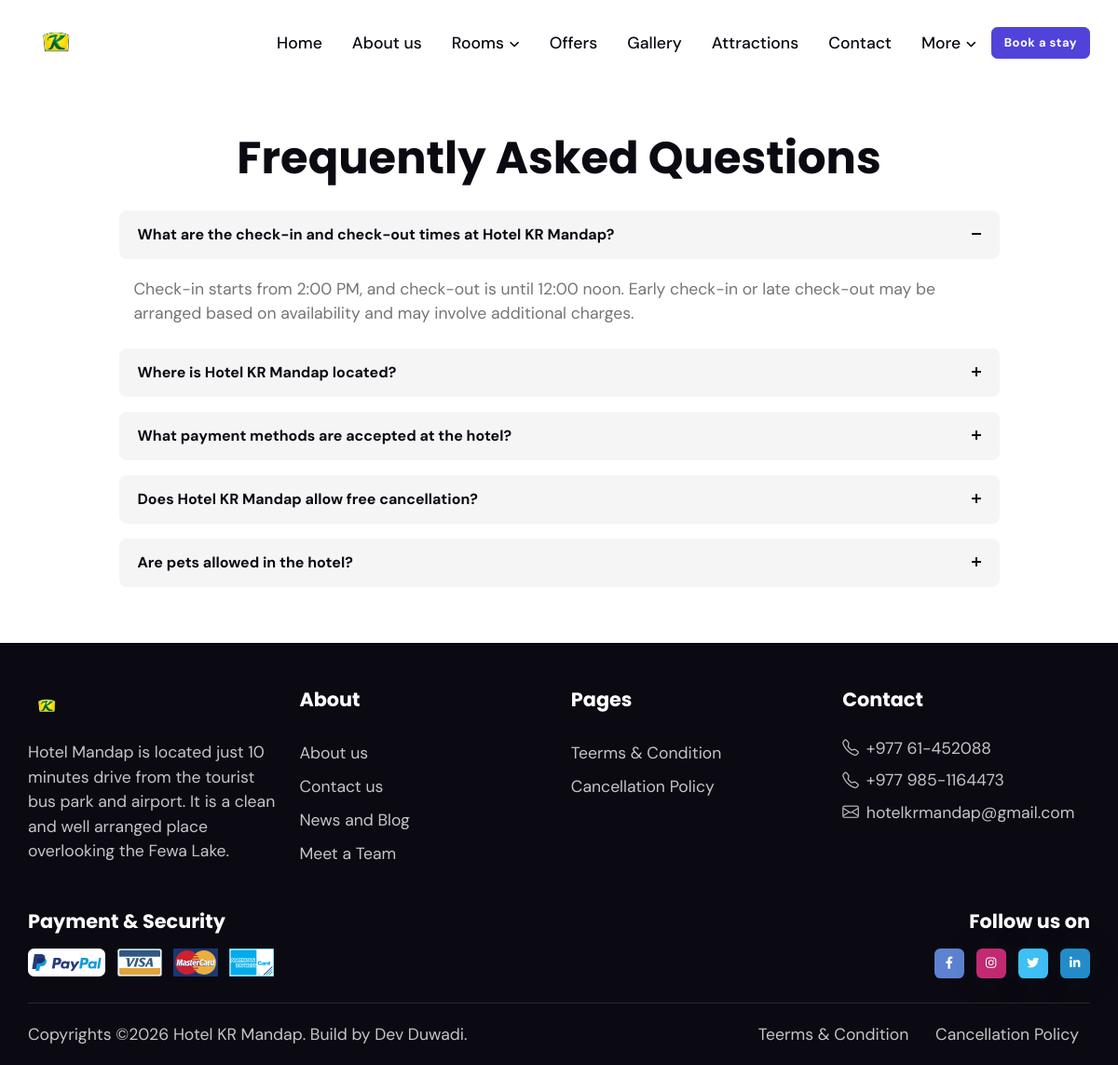
The app's page /faqs with its own data.
### settings/models.py (models this page shows, shortened)
class Logo(models.Model):
    name = models.CharField(max_length=255)
    logo = models.ImageField(
        upload_to='images', default='', blank=True, null=True)
    created_at = models.DateTimeField(auto_now_add=True)
    updated_at = models.DateTimeField(auto_now=True)
    class Meta:
        verbose_name = 'Logo'
        verbose_name_plural = 'Logo'

class SiteInfo(models.Model):
    name = models.CharField(max_length=255, null=True, blank=True)
    phone = models.CharField(max_length=100, null=True, blank=True)
    mobile = models.CharField(max_length=100, null=True, blank=True)
    email = models.EmailField(max_length=100, null=True, blank=True)
    secondary_email = models.EmailField(max_length=255, null=True, blank=True)
    address = models.CharField(max_length=100)
    short_description = models.TextField(max_length=255, blank=True, null=True)
    created_at = models.DateTimeField(auto_now_add=True)
    updated_at = models.DateTimeField(auto_now=True)
    class Meta:
        verbose_name = 'Office Information'
        verbose_name_plural = 'Office Information'

### faq/models.py (models this page shows, shortened)
class Faq(models.Model):
    question = models.CharField(max_length=255, null=True, blank=True)
    answer = models.TextField()
    ordering = models.IntegerField()
    is_active = models.BooleanField(default=True)
    created_at = models.DateTimeField(auto_now_add=True)
    updated_at = models.DateTimeField(auto_now=True)
    class Meta:
        verbose_name = 'FAQ'
        verbose_name_plural = 'FAQs'

### page/models.py (models this page shows, shortened)
class Page(models.Model):
    title = models.CharField(max_length=255)
    slug = models.SlugField(max_length=255, unique=True, null=True, blank=True)
    description = CKEditor5Field(config_name='extends')
    is_active = models.BooleanField(default=True)
    created_at = models.DateTimeField(auto_now_add=True)
    updated_at = models.DateTimeField(auto_now=True)
    class Meta:
        verbose_name = 'Page'
        verbose_name_plural = 'Pages'

### core/views.py (the view)
# urls.py: path('faqs', views.faqs, name="faq"),
def faqs(request):
    faqs=Faq.objects.all().order_by('ordering')
    context={
        'faqs':faqs
        }
    return render(request, 'faqs.html',context)

### core/context_processor.py (called while the page is built)
def default(request):
    favicon = Favicon.objects.first()
    logo = Logo.objects.first()
    site_info = SiteInfo.objects.first()
    social_links = SocialLinks.objects.first()
    attractions = Attraction.objects.all().order_by('ordering')
    pages=Page.objects.all()
    otas=OTA.objects.all()
    rooms=Room.objects.all()
    return {
        'favicon': favicon,
        'logo': logo,
        'site_info': site_info,
        'social_links': social_links,
        'pages': pages,
        'otas':otas,
        'attractions': attractions,
        'rooms': rooms,
    }

### templates/faqs.html
{% extends "base.html" %} {% block content %}
<main>
  <section class="pt-0 pt-lg-5">
    <div class="container">
      <div class="row">
        <div class="col-12 text-center mb-4">
          <h2 class="mb-0">Frequently Asked Questions</h2>
        </div>
      </div>
      <div class="row">
        <div class="col-10 mx-auto">
          <div
            class="accordion accordion-icon accordion-bg-light"
            id="accordionExample2"
          >
            {% for faq in faqs %}
            <div class="accordion-item mb-3">
              <h6
                class="accordion-header font-base"
                id="heading-{{ forloop.counter }}"
              >
                <button
                  class="accordion-button fw-bold rounded d-inline-block {% if not forloop.first %}collapsed{% endif %}"
                  type="button"
                  data-bs-toggle="collapse"
                  data-bs-target="#collapse-{{ forloop.counter }}"
                  aria-expanded="{% if forloop.first %}true{% else %}false{% endif %}"
                  aria-controls="collapse-{{ forloop.counter }}"
                >
                  {{ faq.question }}
                </button>
              </h6>
              <div
                id="collapse-{{ forloop.counter }}"
                class="accordion-collapse collapse {% if forloop.first %}show{% endif %}"
                aria-labelledby="heading-{{ forloop.counter }}"
                data-bs-parent="#accordionExample2"
              >
                <div class="accordion-body mt-3">{{ faq.answer }}</div>
              </div>
            </div>
            {% endfor %}
          </div>
        </div>
      </div>
    </div>
  </section>
</main>
{% endblock content %}

### templates/base.html (shortened to what this page needs)
{% load static %}
<!doctype html>
<html lang="en">
  <head>
    <link
      rel="stylesheet"
      type="text/css"
      href="{% static 'assets/vendor/font-awesome/css/all.min.css' %}"
    />
    <link
      rel="stylesheet"
      type="text/css"
      href="{% static 'assets/vendor/bootstrap-icons/bootstrap-icons.css' %}"
    />
    <link
      rel="stylesheet"
      type="text/css"
      href="{% static 'assets/vendor/tiny-slider/tiny-slider.css' %}"
    />
    <link
      rel="stylesheet"
      type="text/css"
      href="{% static 'assets/vendor/glightbox/css/glightbox.css' %}"
    />
    <link
      rel="stylesheet"
      type="text/css"
      href="{% static 'assets/vendor/flatpickr/css/flatpickr.min.css' %}"
    />
    <link
      rel="stylesheet"
      type="text/css"
      href="{% static 'assets/vendor/choices/css/choices.min.css' %}"
    />
    <link
      rel="stylesheet"
      type="text/css"
      href="{% static 'assets/css/style.css' %}"
    />
  </head>
  <body>
    <header class="navbar-light py-3">
      <nav class="navbar navbar-expand-lg">
        <div class="container d-block">
          <div class="row align-items-center">
            <div class="col-2">
              <a class="navbar-brand" href="/">
                <img
                  class="light-mode-item navbar-brand-item d-inline h-40px h-md-60px"
                  src="{{ logo.logo.url }}"
                  alt="{{ logo.title }}"
                />
              </a>
            </div>
            <div class="col-10">
              <div class="d-sm-flex align-items-center justify-content-end">
                <div class="navbar-collapse collapse" id="navbarCollapse">
                  <ul class="navbar-nav navbar-nav-scroll ms-auto">
                    <li class="nav-item">
                      <a class="nav-link" href="/">Home</a>
                    </li>
                    <li class="nav-item">
                      <a class="nav-link" href="{% url 'about' %}">About us</a>
                    </li>
                    <li class="nav-item dropdown">
                      <a
                        class="nav-link dropdown-toggle"
                        href="{% url 'rooms' %}"
                        id="pagesFacilities"
                        data-bs-toggle="dropdown"
                        aria-haspopup="true"
                        aria-expanded="false"
                        >Rooms</a
                      >
                    </li>
                    <li class="nav-item">
                      <a class="nav-link" href="{% url 'offer' %}">Offers</a>
                    </li>
                    <li class="nav-item">
                      <a class="nav-link" href="{% url 'gallery'%}">Gallery</a>
                    </li>
                    <li class="nav-item">
                      <a class="nav-link" href="{% url 'attraction'%}"
                        >Attractions</a
                      >
                    </li>
                    <li class="nav-item">
                      <a class="nav-link" href="{% url 'contact' %}">Contact</a>
                    </li>
                    <li class="nav-item dropdown">
                      <a
                        class="nav-link dropdown-toggle"
                        href="#"
                        id="pagesFacilities"
                        data-bs-toggle="dropdown"
                        aria-haspopup="true"
                        aria-expanded="false"
                        >More</a
                      >
                    </li>
                  </ul>
                </div>
                <div class="d-flex align-items-center justify-content-end">
                  <div class="nav-item dropdown form-control-bg-light">
                    <a
                      class="btn btn-sm btn-primary mb-0"
                      href="#"
                      role="button"
                      data-bs-toggle="dropdown"
                      aria-expanded="false"
                      data-bs-auto-close="outside"
                    >
                      Book a stay
                    </a>
                  </div>
                </div>
              </div>
            </div>
          </div>
        </div>
      </nav>
    </header>
    {% block content %} {% endblock %}
    <footer class="bg-dark pt-5">
      <div class="container">
        <div class="row g-4">
          <div class="col-6 col-lg-3">
            <a href="index.html">
              <img
                class="h-40px"
                src="{{ logo.logo.url }}"
                alt="{{ logo.title }}"
              />
            </a>
            <p class="my-3 text-body-secondary">
              {{ site_info.short_description}}
            </p>
          </div>
          <div class="col-6 col-lg-3">
            <h5 class="text-white mb-2 mb-md-4">About</h5>
            <ul class="nav flex-column text-primary-hover">
              <li class="nav-item">
                <a class="nav-link text-body-secondary" href="#">About us</a>
              </li>
              <li class="nav-item">
                <a class="nav-link text-body-secondary" href="#">Contact us</a>
              </li>
              <li class="nav-item">
                <a class="nav-link text-body-secondary" href="#"
                  >News and Blog</a
                >
              </li>
              <li class="nav-item">
                <a class="nav-link text-body-secondary" href="#">Meet a Team</a>
              </li>
            </ul>
          </div>
          <div class="col-6 col-lg-3">
            <h5 class="text-white mb-2 mb-md-4">Pages</h5>
            <ul class="nav flex-column text-primary-hover">
              {% for page in pages %}
              <li class="nav-item">
                <a class="nav-link text-body-secondary" href="{% url 'page-detail' page.slug %}">{{ page.title }}</a>
              </li>
              {% endfor %}
            </ul>
          </div>
          <div class="col-6 col-lg-3">
            <h5 class="text-white mb-2 mb-md-4">Contact</h5>
            <ul class="nav flex-column text-primary-hover">
              <li class="nav-item">
                <p class="mb-2">
                  <a href="#" class="text-body-secondary text-primary-hover">
                    <i class="bi bi-telephone me-2"></i>{{ site_info.phone }}
                  </a>
                </p>
              </li>
              <li class="nav-item">
                <p class="mb-2">
                  <a href="#" class="text-body-secondary text-primary-hover">
                    <i class="bi bi-telephone me-2"></i>{{ site_info.mobile }}
                  </a>
                </p>
              </li>
              <li class="nav-item">
                <p class="mb-0">
                  <a href="#" class="text-body-secondary text-primary-hover">
                    <i class="bi bi-envelope me-2"></i>{{ site_info.email }}
                  </a>
                </p>
              </li>
            </ul>
          </div>
        </div>
        <div class="row g-4 justify-content-between mt-0 mt-md-2">
          <div class="col-sm-7 col-md-6 col-lg-4">
            <h5 class="text-white mb-2">Payment & Security</h5>
            <ul class="list-inline mb-0 mt-3">
              <li class="list-inline-item">
                <a href="#"
                  ><img
                    src="{% static 'assets/images/element/paypal.svg' %}"
                    class="h-30px"
                    alt=""
                /></a>
              </li>
              <li class="list-inline-item">
                <a href="#"
                  ><img
                    src="{% static 'assets/images/element/visa.svg' %}"
                    class="h-30px"
                    alt=""
                /></a>
              </li>
              <li class="list-inline-item">
                <a href="#"
                  ><img
                    src="{% static 'assets/images/element/mastercard.svg' %}"
                    class="h-30px"
                    alt=""
                /></a>
              </li>
              <li class="list-inline-item">
                <a href="#"
                  ><img
                    src="{% static 'assets/images/element/expresscard.svg' %}"
                    class="h-30px"
                    alt=""
                /></a>
              </li>
            </ul>
          </div>
          <div class="col-sm-5 col-md-6 col-lg-3 text-sm-end">
            <h5 class="text-white mb-2">Follow us on</h5>
            <ul class="list-inline mb-0 mt-3">
              <li class="list-inline-item">
                <a class="btn btn-sm px-2 bg-facebook mb-0" href="#"
                  ><i class="fab fa-fw fa-facebook-f"></i
                ></a>
              </li>
              <li class="list-inline-item">
                <a class="btn btn-sm shadow px-2 bg-instagram mb-0" href="#"
                  ><i class="fab fa-fw fa-instagram"></i
                ></a>
              </li>
              <li class="list-inline-item">
                <a class="btn btn-sm shadow px-2 bg-twitter mb-0" href="#"
                  ><i class="fab fa-fw fa-twitter"></i
                ></a>
              </li>
              <li class="list-inline-item">
                <a class="btn btn-sm shadow px-2 bg-linkedin mb-0" href="#"
                  ><i class="fab fa-fw fa-linkedin-in"></i
                ></a>
              </li>
            </ul>
          </div>
        </div>
        <hr class="mt-4 mb-0" />
        <div class="row">
          <div class="container">
            <div
              class="d-lg-flex justify-content-between align-items-center py-3 text-center text-lg-start"
            >
              <div class="text-body-secondary text-primary-hover">
                Copyrights ©{% now 'Y'%} Hotel KR Mandap. Build by
                <a href="#" class="text-body-secondary">Dev Duwadi</a>.
              </div>
              <div class="nav mt-2 mt-lg-0">
                <ul class="list-inline text-primary-hover mx-auto mb-0">
                  {% for page in pages %}
                  <li class="list-inline-item me-0">
                    <a
                      class="nav-link text-body-secondary py-1"
                      href="{% url 'page-detail' page.slug %}"
                      >{{ page.title }}</a
                    >
                  </li>
                  {% endfor %}
                </ul>
              </div>
            </div>
          </div>
        </div>
      </div>
    </footer>
  </body>
</html>

### records on screen
Logo: logo (picture)
Faq: question "What are the check-in and check-out times at Hotel KR Mandap?", answer "Check-in starts from 2:00 PM, and check-out is until 12:00 noon. Early check-in or late check-out may be arranged based on availability and may involve additional charges."
Faq: question "Where is Hotel KR Mandap located?"
Faq: question "What payment methods are accepted at the hotel?"
Faq: question "Does Hotel KR Mandap allow free cancellation?"
Faq: question "Are pets allowed in the hotel?"
SiteInfo: short_description "Hotel Mandap is located just 10 minutes drive from the tourist bus park and airport. It is a clean and well arranged place overlooking the Fewa Lake.", phone "+977 61-452088", mobile "+977 985-1164473", email "hotelkrmandap@gmail.com"
Page: title "Teerms & Condition"
Page: title "Cancellation Policy"
